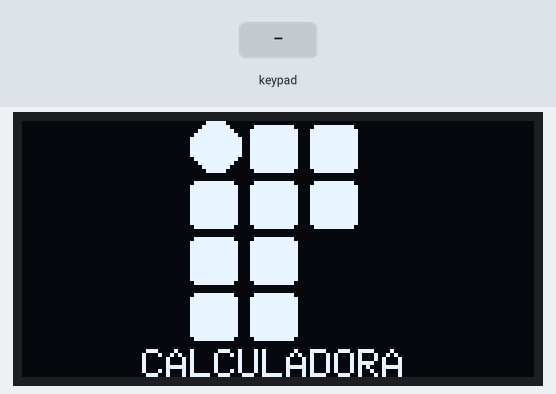
This sketch was run on a simulated ESP32. Parts: 128×64 one-colour display. Wiring (inferred from the names in the program): 4×4 keypad with keys 1 2 3 / 4 5 6 * 7 8 9 - C 0 = +: rows GPIO 5, GPIO 4, GPIO 2, GPIO 15; columns GPIO 27, GPIO 14, GPIO 12, GPIO 13. The test bench sets the inputs (shaded band).

Above: at 1.2 s.
1.3 s: keypad keys 6 * 7 = pressed 0.4 s apart
At 3.2 s:
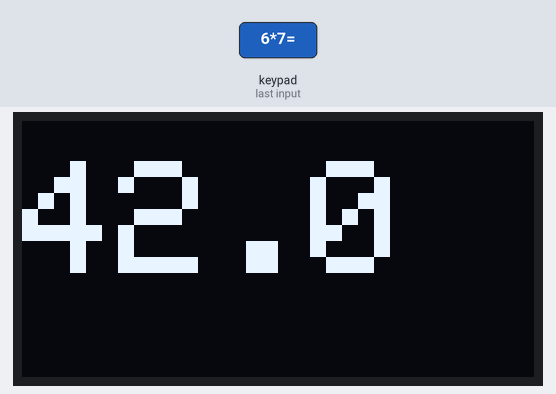
4.4 s: key '1' pressed
At 5.2 s:
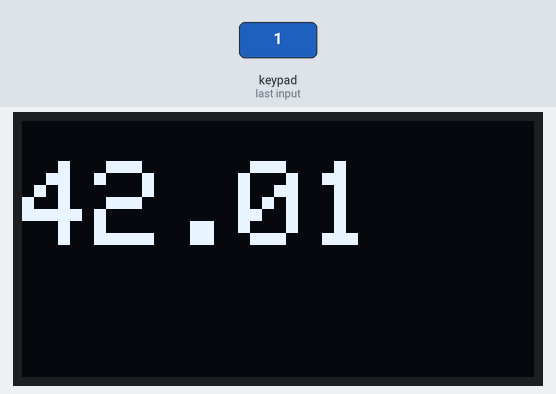
5.9 s: key '6' pressed
At 6.4 s:
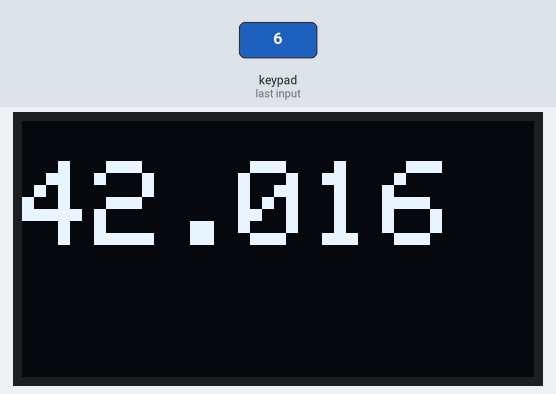
7.4 s: key 'C' pressed
At 8.6 s:
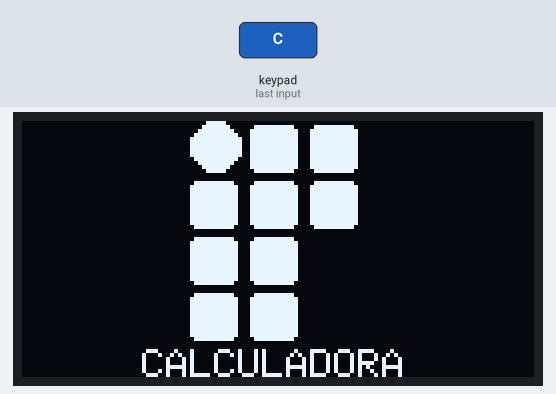
8.9 s: key '/' pressed
At 9.9 s:
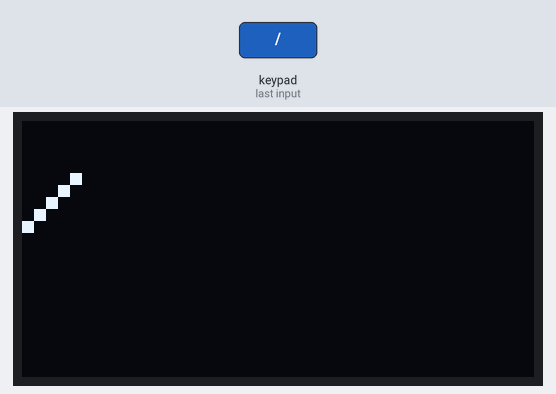
Timing chart, 0 to 11.4 s (numbered marks = the images above; inputs shaded):
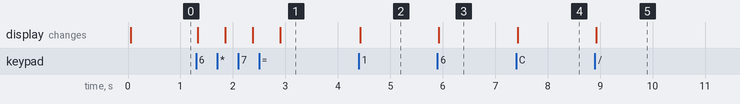

Measured:
- after the input at 1.3 s, the display: first changes at once (image 1 shows a later state)
- after the input at 4.4 s, the display: changes at once (image 2)
- after the input at 5.9 s, the display: changes at once (image 3)
- after the input at 7.4 s, the display: changes at once (image 4)
- after the input at 8.9 s, the display: changes at once (image 5)

The sketch:

DisplayOled.ino
```cpp
#include <Wire.h>                 //Bibioteca para lidar com a comunicação I2C utilizada pelo display Oled
#include <Adafruit_GFX.h>         //Biblioteca da Adafuit para manipular imagens e vetores para o display
#include <Adafruit_SSD1306.h>     //Biblioteca da Adafuit com funçoes para trabalhar com o display Oled

/* Aqui instanciamos a Adafruit_SSD1306, passando para o metodo construtor da mesma
 * As dimensoes em pixels do display (128x64), e o ponteiro da biblioteca Wire,
 * o ultimo argumento é o pino de reset do display, Nosso exemplar não contem um, por isso passamos -1
 * Indicando que não ha um pino de reset
 *
 * Não foi necessario definir os pinos 22(SDA) e 21(SCL) do protocolo I2C, pois o nucleo do ESPIDF instalado no
 * backend do arduino já define a pinagem padrão do I2C, a biblioteca wire por sua vez, já utiliza internamente
 * estes defines.
 */
Adafruit_SSD1306 display(128, 64, &Wire, -1);
/*
 *Vetor contendo os caracteres da Matriz do teclado
 */
String digitos[5][4]={
{ "1", "2", "3", "/" },/*LinhaA*/
{ "4", "5", "6", "*" },/*LinhaB*/
{ "7", "8", "9", "-" },/*LinhaC*/
{ "C", "0", "=", "+" },/*LinhaD*/
};

/*
 * Pinagem das linhas e colunas do teclado matricial
 */
const int colunas[4]={5, 4, 2, 15};
const int linhas[4]= {27,14,12,13};


String ConteudoDisplay = "";  //Variavel que contem todo o texto digitado no display

/*Todos os calculos são realizados passo a passo de 2 em duas operaçoes
 * Abaixo temos as 3 variaveis de uma operaçao, o primeiro numero
 * o segundo numero e o operador matematico
 */
String PrimeiroNumero = "0";
String SegundoNumero = "0";
String UltimoOperador = "";

/*Variavel que auxilia no controle de operaçoes,
 * Quando o botão de um operador é pressionado, entende-se que o usuario digitou
 * o primeiro numero da operação e agora ira digitar o proximo, essa variavel
 * boleana indica se o primeiro numero já foi digitado ou não
 */
bool PrimeiroNumeroFinalizado = 0;


void ConfiguraTeclado(){
  /*Este ciclo for intera todos pinos do teclado
   Colocando todos os pinos das linhas como saida (output) e os pinos das colunas como entrada (input)
   E logo apos setar como saida as linhas, seta nivel logico baixo nas linhas*/

   for(int i=0;i<=3;i++){
     pinMode(linhas[i], OUTPUT); // seta todos as linhas do teclado como saída
     pinMode(colunas[i], INPUT); // seta todos as colunas do teclado como entrada
     digitalWrite(linhas[i], LOW);
  }
 }


void ConfiguraDisplay(){
  /* Aqui o display é inializado
   *O metodo begin do objeto display (o qual é uma instancia de Adafruit_SSD1306) recebe 2 argumentos
   *O primeiro é a voltagem que o display ira trabalhar SSD1306_SWITCHCAPVCC é um pseudonimo de 3.3
   *definido pela propria Adafruit_SSD1306, ou seja o display irá trabalhar em 3.3v
   *O segundo argumento é o endereço I2C o qual o display está conectado, no nosso caso é 0x3C
   *A biblioteca wire, o qual foi passada anteriormente para o objeto display, irá procurar esse endereço
   *e ao obter um retorno do display ira retornar 0 (true)
   */
  if(!display.begin(SSD1306_SWITCHCAPVCC, 0x3C)) {
    Serial.println(F("Display SSD1306 não Conectado"));
    for(;;);
  }

  /*Limpa qualquer dado no display oled, um ciclo varre todo array de pixels e os define em
   * nivel logico baixo, desligando os pixels
   */
  display.clearDisplay();

  SplashScreen();

  //Define o tamanho da fonte de texto utilizada para escrever no display
  display.setTextSize(1);

  /*O display pode trabalhar com Black e White,
   * Ao definirmos white, se liga os pixels dos caracteres escritos, se
   * definirmos como Black, a tela "limpa" contem todos os pixels ligados
   * e os caracteres são escritos desligando-se os pixels
   */
  display.setTextColor(WHITE);

 }


void SplashScreen(){
  /*
   * Função que desenha o logo do IFG ao iniciar ou limpar a tela
   **/

  display.clearDisplay();
  display.setTextSize(1);
  display.setTextColor(WHITE);

  //Desenha um circulo, nas coodenadas cartesianas x=48 e y=6, e com raio 6
  display.fillCircle(48, 6, 6, WHITE);

  /*Desenha os quadrados com cantos arredondados iniciando das
   * Coordenadas passadas nos dois primeiros argumentos, o terceiro argumento é o
   * tamanho da base do quadrado e o quarto o tamanho da altura, o quinto argumento
   * é o raio da borda do quadrado
   */
  display.fillRoundRect(42,15,  12,12,  2, WHITE);
  display.fillRoundRect(42,29,  12,12,  2, WHITE);
  display.fillRoundRect(42,43,  12,12,  2, WHITE);

  display.fillRoundRect(57,1,  12,12,  2, WHITE);
  display.fillRoundRect(57,15,  12,12,  2, WHITE);
  display.fillRoundRect(57,29,  12,12,  2, WHITE);
  display.fillRoundRect(57,43,  12,12,  2, WHITE);

  display.fillRoundRect(72,1,  12,12,  2, WHITE);
  display.fillRoundRect(72,15,  12,12,  2, WHITE);

  //Posiciona o cursor na posição x=30 e y=57
  display.setCursor(30, 57);
  //Escreve o texto na clculadora iniciando da posição do cursor
  display.println("CALCULADORA");

  //Aplica todas as alteraçoes no display
  display.display();

  }

//Le a tecla digitada no teclado
String LerTeclaDigitada(){
  /*
   * Captura e identifica a tecla digitada no teclado matricial
   */
 for (int linha = 0; linha <= 3; linha++) {
    digitalWrite(linhas[linha], HIGH);
    for (int coluna = 0; coluna <= 3; coluna++) {
      if(digitalRead(colunas[coluna])){
        return digitos[coluna][linha];
       }
      }
    digitalWrite(linhas[linha], LOW);
    if (linha == 3) {
      linha = -1;
    }
  }
}

void ApresentarNoDisplay(String conteudo, int fonte){
  /*
   * Imprime do display o conteudo passado como argumento
   */
  display.clearDisplay();
  display.setTextSize(fonte);
  display.setCursor(0, 10);
  display.println(conteudo);
  display.display();
  }

String RealizaOperacao(String primeiroNumero,String segundoNumero,String operador){
  /*
   * Recebe 3 Strings, 2 contendo os numeros a serem operados e outra string como o operador matematico
   */
  if(operador == "+"){
      return String((primeiroNumero.toFloat()+segundoNumero.toFloat()),1);
    }else if(operador == "-"){
      return String((primeiroNumero.toFloat()-segundoNumero.toFloat()),1);
    }else if(operador == "/"){
      return String((primeiroNumero.toFloat()/segundoNumero.toFloat()),1);
    }else if(operador == "*"){
      return String((primeiroNumero.toFloat()*segundoNumero.toFloat()),1);
    }
  }
void ProcessaTeclaDigitada(String teclaDigitada){

  if((teclaDigitada == "-") || (teclaDigitada == "/") || (teclaDigitada == "*") ||(teclaDigitada == "+")){
    ConteudoDisplay+=teclaDigitada;
    if(PrimeiroNumeroFinalizado){
      PrimeiroNumero=RealizaOperacao(PrimeiroNumero,SegundoNumero,UltimoOperador);
      SegundoNumero="0";
      UltimoOperador = teclaDigitada;

     }else{
       PrimeiroNumeroFinalizado = true;
       UltimoOperador = teclaDigitada;
     }
    ApresentarNoDisplay(ConteudoDisplay,3);
  }else if(teclaDigitada == "=")
  {
    ConteudoDisplay = RealizaOperacao(PrimeiroNumero,SegundoNumero,UltimoOperador);
    PrimeiroNumero = ConteudoDisplay;
    SegundoNumero = "0.0";
    UltimoOperador = "+";
    PrimeiroNumeroFinalizado = true;
    ApresentarNoDisplay(ConteudoDisplay,4);

  }else if(teclaDigitada == "C")
  {
    ConteudoDisplay = "";
    PrimeiroNumero = "0";
    SegundoNumero = "0";
    UltimoOperador = "";
    PrimeiroNumeroFinalizado = false;
    SplashScreen();

  }else{
    //É um numero
    ConteudoDisplay+=teclaDigitada;
    ApresentarNoDisplay(ConteudoDisplay,3);
    if(PrimeiroNumeroFinalizado){
      //O primeiro numero da conta já foi escrito e um operador digitado
      SegundoNumero+=teclaDigitada;
      }else{
        //Primeiro numero ainda não foi finalizado
        PrimeiroNumero+=teclaDigitada;
      }

  }

  }
void setup() {
  Serial.begin(115200);
  ConfiguraDisplay();
  ConfiguraTeclado();
}

void loop() {
  String teclaDigitada = LerTeclaDigitada();
  ProcessaTeclaDigitada(teclaDigitada);
  delay(500);
}
```
